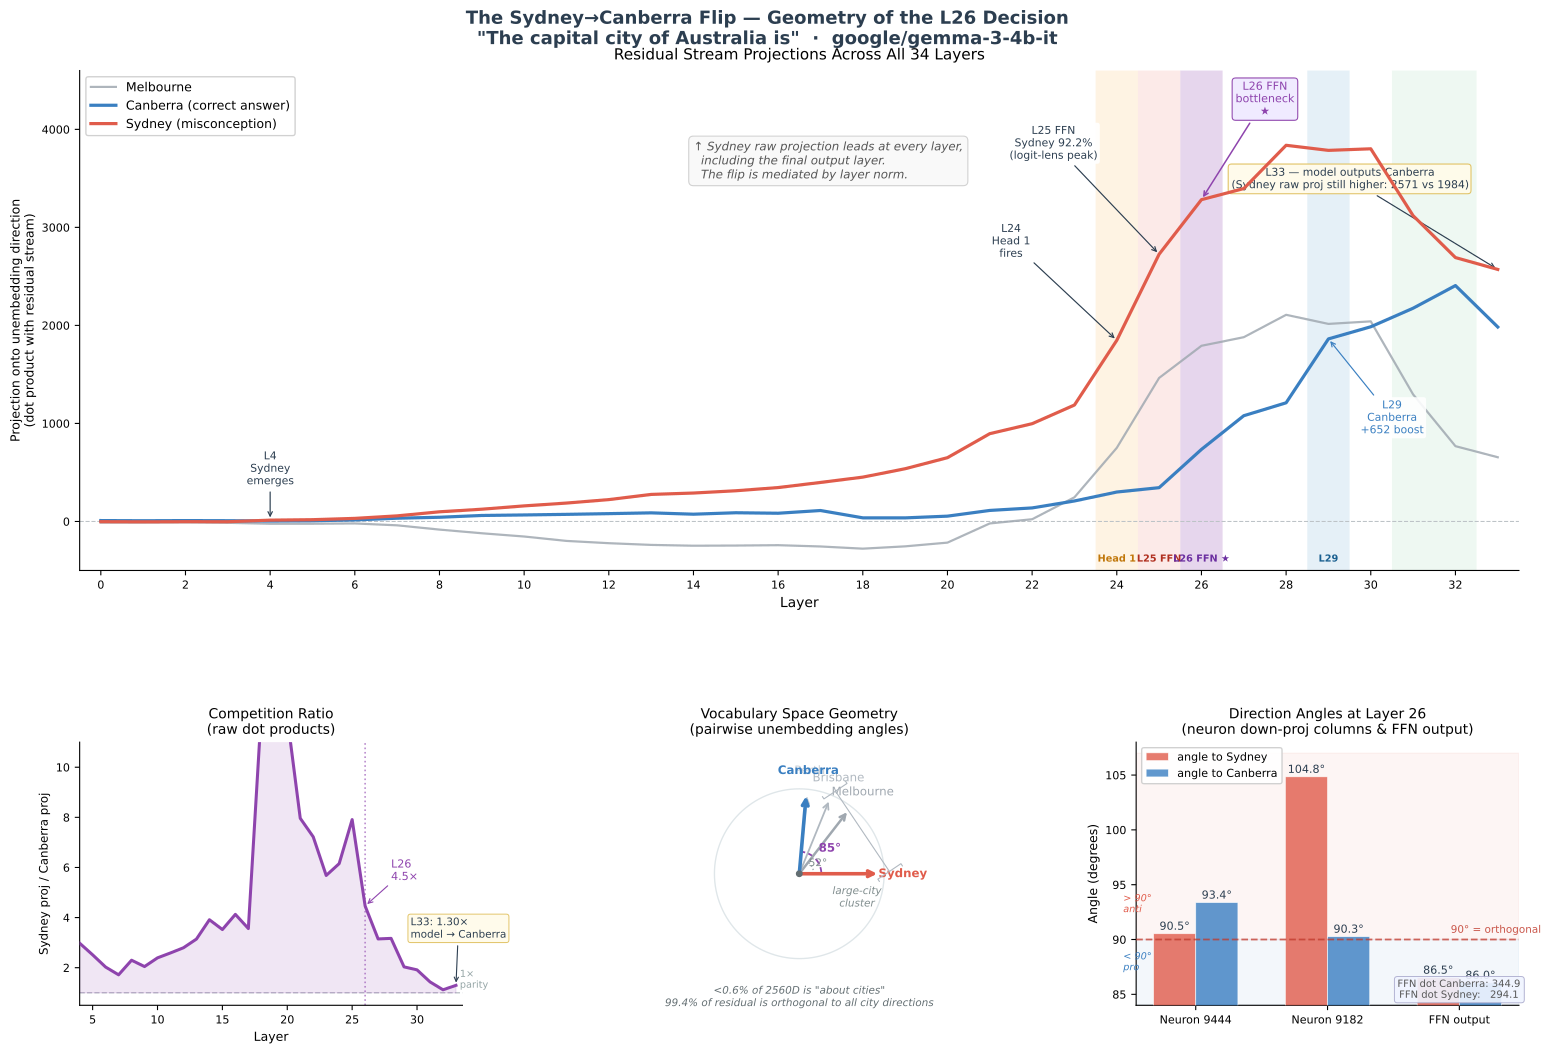

Reproduce this figure in Python.
#!/usr/bin/env python3
"""
Geometry of the Sydney→Canberra Flip
Visualisation from residual_trajectory, direction_angles, and subspace_decomposition.
Experiment: 5fd26ee8-63cc-4a9b-ba99-daa9a1de4bbc
Model: google/gemma-3-4b-it
Prompt: "The capital city of Australia is"
"""

import matplotlib.pyplot as plt
import matplotlib.gridspec as gridspec
import matplotlib.patches as mpatches
from matplotlib.patches import Arc
import numpy as np

# ── Palette ───────────────────────────────────────────────────────────────────
C_SYD   = "#e05c4b"   # Sydney — warm red
C_CAN   = "#3a7fc1"   # Canberra — blue
C_MEL   = "#a0a8b0"   # Melbourne — grey
C_ANNOT = "#2c3e50"   # annotation text
BG      = "white"

# ── Data: residual_trajectory ─────────────────────────────────────────────────
layers = list(range(34))

sydney_proj = [
    -2.1,   -3.7,   -2.2,   -2.7,   13.4,   18.1,   31.4,   57.0,
    98.6,  125.0,  158.9,  187.7,  223.1,  275.9,  290.0,  313.2,
   345.9,  398.0,  452.3,  538.0,  650.7,  895.8,  997.4, 1187.9,
  1847.9, 2726.3, 3282.8, 3396.2, 3837.5, 3785.6, 3801.6, 3119.2,
  2692.0, 2571.0,
]

canberra_proj = [
     9.2,   7.3,   9.0,   7.7,   4.5,   7.2,  15.5,  33.2,
    42.9,  61.1,  66.4,  72.5,  79.8,  87.8,  74.1,  88.9,
    83.8, 111.7,  37.0,  36.6,  54.2, 112.5, 138.1, 209.1,
   300.3, 344.7, 735.2, 1078.8, 1210.5, 1862.5, 1986.2, 2175.4,
  2406.5, 1983.7,
]

melbourne_proj = [
   -11.7,  -11.7,   -9.6,  -13.8,  -23.4,  -23.2,  -20.3,  -39.4,
   -83.0, -120.4, -153.6, -198.4, -221.7, -239.1, -247.5, -245.7,
  -242.0, -255.1, -277.5, -253.9, -215.8,  -20.1,   22.6,  246.6,
   751.1, 1464.2, 1792.1, 1879.8, 2108.1, 2015.3, 2041.2, 1296.0,
   768.2,  654.9,
]

# Sydney / Canberra competition ratio (layers where both > 0)
ratio_layers, ratio_vals = [], []
for l, (s, c) in enumerate(zip(sydney_proj, canberra_proj)):
    if s > 0 and c > 0:
        ratio_layers.append(l)
        ratio_vals.append(s / c)

# ── Figure layout ─────────────────────────────────────────────────────────────
fig = plt.figure(figsize=(16, 11), facecolor=BG)
gs  = gridspec.GridSpec(
    2, 3,
    height_ratios=[1.9, 1],
    hspace=0.45, wspace=0.38,
    left=0.07, right=0.97, top=0.92, bottom=0.07,
)
ax_traj  = fig.add_subplot(gs[0, :])
ax_ratio = fig.add_subplot(gs[1, 0])
ax_vocab = fig.add_subplot(gs[1, 1])
ax_dirs  = fig.add_subplot(gs[1, 2])

fig.suptitle(
    'The Sydney→Canberra Flip — Geometry of the L26 Decision\n'
    '"The capital city of Australia is"  ·  google/gemma-3-4b-it',
    fontsize=13, fontweight='bold', color=C_ANNOT, y=0.975,
)


# ══════════════════════════════════════════════════════════════════════════════
# Panel 1 — Residual Trajectory
# ══════════════════════════════════════════════════════════════════════════════
ax = ax_traj

# Shaded event regions
shading = [
    (23.5, 24.5, '#f39c12', 0.12),  # L24 Head 1
    (24.5, 25.5, '#e74c3c', 0.12),  # L25 FFN peak
    (25.5, 26.5, '#8e44ad', 0.22),  # L26 FFN bottleneck
    (28.5, 29.5, '#2980b9', 0.12),  # L29 Canberra surge
    (30.5, 32.5, '#27ae60', 0.08),  # L31-32 convergence zone
]
for x0, x1, col, alpha in shading:
    ax.axvspan(x0, x1, alpha=alpha, color=col, zorder=0, linewidth=0)

ax.axhline(0, color='#bdc3c7', linewidth=0.8, linestyle='--', zorder=1)

# Lines
ax.plot(layers, melbourne_proj, color=C_MEL, linewidth=1.6, zorder=2,
        label='Melbourne', alpha=0.85)
ax.plot(layers, canberra_proj,  color=C_CAN, linewidth=2.3, zorder=3,
        label='Canberra (correct answer)')
ax.plot(layers, sydney_proj,    color=C_SYD, linewidth=2.3, zorder=4,
        label='Sydney (misconception)')

# ── Annotations ──────────────────────────────────────────────────────────────
ann_kw = dict(fontsize=7.8, color=C_ANNOT,
              bbox=dict(boxstyle='round,pad=0.25', fc='white', alpha=0.88, ec='none'))
arr_kw = dict(arrowstyle='->', lw=0.85, color=C_ANNOT)

ax.annotate('L4\nSydney\nemerges', xy=(4, 13.4), xytext=(4, 380),
            ha='center', arrowprops=arr_kw, **ann_kw)
ax.annotate('L24\nHead 1\nfires', xy=(24, 1848), xytext=(21.5, 2700),
            ha='center', arrowprops=arr_kw, **ann_kw)
ax.annotate('L25 FFN\nSydney 92.2%\n(logit-lens peak)', xy=(25, 2726), xytext=(22.5, 3700),
            ha='center', arrowprops=arr_kw, **ann_kw)
ax.annotate('L26 FFN\nbottleneck\n★', xy=(26, 3283), xytext=(27.5, 4150),
            ha='center', arrowprops=dict(arrowstyle='->', lw=1.1, color='#8e44ad'),
            fontsize=8, color='#8e44ad',
            bbox=dict(boxstyle='round,pad=0.3', fc='#f0eaff', alpha=0.95, ec='#8e44ad', lw=0.8))
ax.annotate('L29\nCanberra\n+652 boost', xy=(29, 1862), xytext=(30.5, 900),
            ha='center', arrowprops=dict(arrowstyle='->', lw=0.85, color=C_CAN),
            fontsize=7.8, color=C_CAN,
            bbox=dict(boxstyle='round,pad=0.25', fc='white', alpha=0.88, ec='none'))
ax.annotate('L33 — model outputs Canberra\n(Sydney raw proj still higher: 2571 vs 1984)',
            xy=(33, 2571), xytext=(29.5, 3400),
            ha='center', arrowprops=arr_kw,
            fontsize=7.8, color=C_ANNOT,
            bbox=dict(boxstyle='round,pad=0.3', fc='#fffbea', alpha=0.95, ec='#e0c060', lw=0.8))

# Callout box for the central finding
ax.text(
    14, 3500,
    '↑ Sydney raw projection leads at every layer,\n'
    '  including the final output layer.\n'
    '  The flip is mediated by layer norm.',
    fontsize=8.5, color='#555', style='italic',
    bbox=dict(boxstyle='round,pad=0.4', fc='#f9f9f9', alpha=0.9, ec='#ccc', lw=0.8),
)

ax.set_xlabel('Layer', fontsize=10)
ax.set_ylabel('Projection onto unembedding direction\n(dot product with residual stream)', fontsize=9)
ax.set_title('Residual Stream Projections Across All 34 Layers', fontsize=11, pad=8)
ax.legend(loc='upper left', fontsize=9, framealpha=0.9)
ax.set_xlim(-0.5, 33.5)
ax.set_ylim(-500, 4600)
ax.set_xticks(range(0, 34, 2))
ax.tick_params(labelsize=8)
ax.spines[['top', 'right']].set_visible(False)

# Small region labels along the x-axis
for lyr, label, col in [
    (24, 'Head 1', '#c0770a'),
    (25, 'L25 FFN', '#b03020'),
    (26, 'L26 FFN ★', '#6b2fa0'),
    (29, 'L29', '#1a6090'),
]:
    ax.text(lyr, -430, label, ha='center', va='bottom', fontsize=7, color=col, fontweight='bold')


# ══════════════════════════════════════════════════════════════════════════════
# Panel 2 — Competition Ratio
# ══════════════════════════════════════════════════════════════════════════════
ax = ax_ratio

ax.plot(ratio_layers, ratio_vals, color='#8e44ad', linewidth=2.2, zorder=3)
ax.fill_between(ratio_layers, 1, ratio_vals, alpha=0.13, color='#8e44ad', zorder=2)
ax.axhline(1, color='#bdc3c7', linewidth=1, linestyle='--', zorder=1)
ax.axvline(26, color='#8e44ad', linewidth=1.2, linestyle=':', alpha=0.6, zorder=2)

# Mark peak at L25
peak_i = ratio_vals.index(max(ratio_vals))
ax.annotate(f'L25 peak\n{max(ratio_vals):.1f}×', xy=(ratio_layers[peak_i], max(ratio_vals)),
            xytext=(18, max(ratio_vals) + 0.9),
            fontsize=8, color='#8e44ad',
            arrowprops=dict(arrowstyle='->', color='#8e44ad', lw=0.8),
            bbox=dict(boxstyle='round,pad=0.2', fc='white', alpha=0.85, ec='none'))

ax.annotate(f'L26\n{ratio_vals[ratio_layers.index(26)]:.1f}×',
            xy=(26, ratio_vals[ratio_layers.index(26)]),
            xytext=(28, 5.5),
            fontsize=8, color='#8e44ad',
            arrowprops=dict(arrowstyle='->', color='#8e44ad', lw=0.8),
            bbox=dict(boxstyle='round,pad=0.2', fc='white', alpha=0.85, ec='none'))

# Final value at L33
ax.annotate(f'L33: {ratio_vals[-1]:.2f}×\nmodel → Canberra',
            xy=(33, ratio_vals[-1]),
            xytext=(29.5, 3.2),
            fontsize=7.5, color=C_ANNOT,
            arrowprops=dict(arrowstyle='->', color=C_ANNOT, lw=0.8),
            bbox=dict(boxstyle='round,pad=0.25', fc='#fffbea', alpha=0.95, ec='#e0c060', lw=0.7))

ax.text(33.3, 1.12, '1×\nparity', ha='left', va='bottom', fontsize=7, color='#95a5a6')
ax.set_xlabel('Layer', fontsize=9)
ax.set_ylabel('Sydney proj / Canberra proj', fontsize=8.5)
ax.set_title('Competition Ratio\n(raw dot products)', fontsize=10)
ax.set_xlim(4, 33.5)
ax.set_ylim(0.5, 11)
ax.tick_params(labelsize=8)
ax.spines[['top', 'right']].set_visible(False)


# ══════════════════════════════════════════════════════════════════════════════
# Panel 3 — Vocabulary Space Compass
# ══════════════════════════════════════════════════════════════════════════════
ax = ax_vocab
ax.set_xlim(-1.55, 1.55)
ax.set_ylim(-1.55, 1.55)
ax.set_aspect('equal')
ax.axis('off')
ax.set_title('Vocabulary Space Geometry\n(pairwise unembedding angles)', fontsize=10)

# Background circle
circle = plt.Circle((0, 0), 1.0, fill=False, color='#dfe6e9', linewidth=1.0)
ax.add_patch(circle)

# Origin dot
ax.plot(0, 0, 'o', color='#636e72', markersize=4, zorder=5)

# City directions (Sydney as reference axis at 0°)
cities = [
    ('Sydney',    0.0,   C_SYD,  2.6, 'bold'),
    ('Melbourne', 52.2,  C_MEL,  1.8, 'normal'),
    ('Brisbane',  67.8,  '#b0b8c0', 1.3, 'normal'),
    ('Perth',     84.2,  '#c8ced4', 1.1, 'normal'),
    ('Canberra',  85.0,  C_CAN,  2.6, 'bold'),
]

for name, deg, col, lw, fw in cities:
    rad = np.radians(deg)
    dx, dy = np.cos(rad), np.sin(rad)
    ax.annotate('', xy=(dx * 0.95, dy * 0.95), xytext=(0, 0),
                arrowprops=dict(arrowstyle='->', color=col, lw=lw))
    off = 1.22
    ax.text(dx * off, dy * off, name,
            ha='center', va='center', fontsize=8.5, color=col, fontweight=fw)

# Arc: Sydney–Canberra (85°)
arc_sc = Arc((0, 0), 0.52, 0.52, angle=0, theta1=0, theta2=85,
             color='#8e44ad', lw=1.3, linestyle='--')
ax.add_patch(arc_sc)
ax.text(0.36, 0.26, '85°', fontsize=8.5, color='#8e44ad', ha='center', fontweight='bold')

# Arc: Sydney–Melbourne (52°)
arc_sm = Arc((0, 0), 0.34, 0.34, angle=0, theta1=0, theta2=52,
             color=C_MEL, lw=1.0, linestyle=':')
ax.add_patch(arc_sm)
ax.text(0.22, 0.09, '52°', fontsize=7.5, color='#7f8c8d', ha='center')

# Cluster brace label
ax.text(0.68, -0.14, 'large-city\ncluster', ha='center', va='top', fontsize=7.5,
        color='#7f8c8d', style='italic')
# Bracket spanning the cluster
ax.annotate('', xy=(np.cos(np.radians(67.8)) * 1.08, np.sin(np.radians(67.8)) * 1.08),
            xytext=(np.cos(0) * 1.08, 0),
            arrowprops=dict(arrowstyle=']-[', color='#b0b8c0', lw=0.8))

# Subspace fraction note
ax.text(0, -1.45,
        '<0.6% of 2560D is "about cities"\n99.4% of residual is orthogonal to all city directions',
        ha='center', va='center', fontsize=7.5, color='#636e72', style='italic')


# ══════════════════════════════════════════════════════════════════════════════
# Panel 4 — Direction Angles at Layer 26
# ══════════════════════════════════════════════════════════════════════════════
ax = ax_dirs

groups  = ['Neuron 9444', 'Neuron 9182', 'FFN output']
g_angles_syd = [90.53, 104.84, 86.52]
g_angles_can = [93.37,  90.26, 86.05]

x    = np.arange(len(groups))
w    = 0.32
bars_syd = ax.bar(x - w/2, g_angles_syd, width=w, color=C_SYD, alpha=0.80,
                  label='angle to Sydney',   edgecolor='white', linewidth=0.5, zorder=3)
bars_can = ax.bar(x + w/2, g_angles_can, width=w, color=C_CAN, alpha=0.80,
                  label='angle to Canberra', edgecolor='white', linewidth=0.5, zorder=3)

# 90° orthogonal reference
ax.axhline(90, color='#c0392b', linewidth=1.3, linestyle='--', zorder=4, alpha=0.75)
ax.text(2.62, 90.4, '90° = orthogonal', ha='right', va='bottom',
        fontsize=7.5, color='#c0392b', alpha=0.85)

# Shade zones
ax.axhspan(84, 90, alpha=0.06, color=C_CAN,  zorder=0)   # <90 → slightly pro
ax.axhspan(90, 107, alpha=0.06, color=C_SYD, zorder=0)   # >90 → slightly anti
ax.text(-0.55, 87.2, '< 90°\npro', fontsize=7, color=C_CAN, ha='left', style='italic')
ax.text(-0.55, 92.5, '> 90°\nanti', fontsize=7, color=C_SYD, ha='left', style='italic')

# Value labels
for bar_group in [bars_syd, bars_can]:
    for bar in bar_group:
        h = bar.get_height()
        ax.text(bar.get_x() + bar.get_width() / 2, h + 0.15,
                f'{h:.1f}°', ha='center', va='bottom', fontsize=8, color=C_ANNOT)

# Dot product annotation for FFN output
ax.text(2, 84.5, 'FFN dot Canberra: 344.9\nFFN dot Sydney:   294.1',
        ha='center', va='bottom', fontsize=7.2, color='#555',
        bbox=dict(boxstyle='round,pad=0.3', fc='#f0f4ff', alpha=0.9, ec='#aac', lw=0.7))

ax.set_xticks(x)
ax.set_xticklabels(groups, fontsize=8.5)
ax.set_ylabel('Angle (degrees)', fontsize=9)
ax.set_title('Direction Angles at Layer 26\n(neuron down-proj columns & FFN output)', fontsize=10)
ax.set_ylim(84, 108)
ax.tick_params(labelsize=8)
ax.legend(fontsize=8, loc='upper left', framealpha=0.9)
ax.spines[['top', 'right']].set_visible(False)


# ── Save ─────────────────────────────────────────────────────────────────────
out_png = 'geometry_sydney_canberra.png'
out_pdf = 'geometry_sydney_canberra.pdf'
plt.savefig(out_png, dpi=160, bbox_inches='tight', facecolor=BG)
plt.savefig(out_pdf, bbox_inches='tight', facecolor=BG)
print(f'Saved: {out_png}  {out_pdf}')
plt.close()
